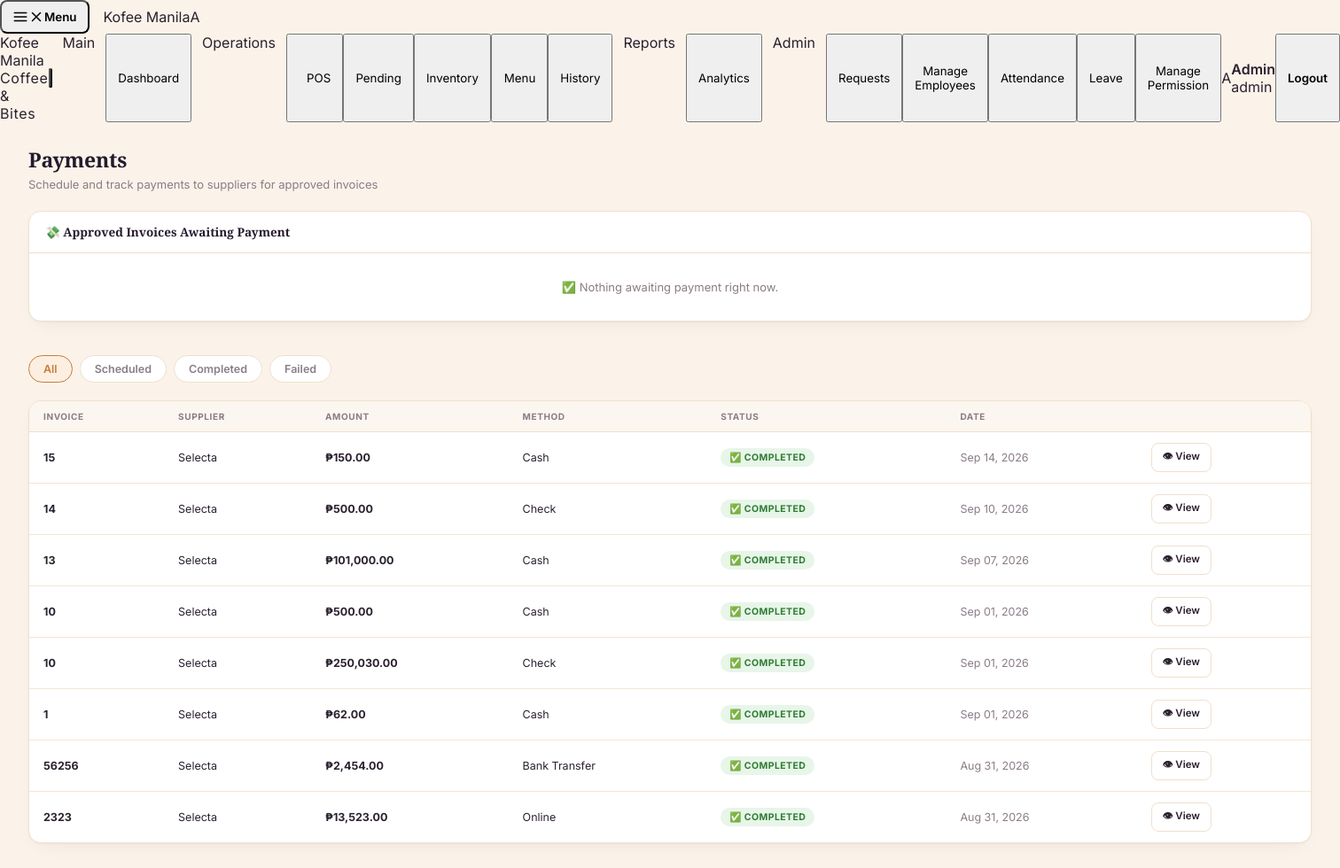
Screenshot of /POS/php/payments.php (signed in) with the database file from the repository.
### tables this page shows
CREATE TABLE `payments` (
  `id` int(11) NOT NULL,
  `invoice_id` int(11) NOT NULL,
  `po_id` int(11) NOT NULL,
  `amount` decimal(12,2) NOT NULL DEFAULT 0.00,
  `payment_method` enum('bank_transfer','check','cash','online') NOT NULL DEFAULT 'bank_transfer',
  `reference_no` varchar(80) DEFAULT NULL,
  `status` enum('scheduled','completed','failed','cancelled') NOT NULL DEFAULT 'scheduled',
  `notes` varchar(255) DEFAULT NULL,
  `paid_by` int(11) NOT NULL,
  `scheduled_at` timestamp NOT NULL DEFAULT current_timestamp(),
  `completed_at` datetime DEFAULT NULL
);

CREATE TABLE `invoices` (
  `id` int(11) NOT NULL,
  `po_id` int(11) NOT NULL,
  `supplier_id` int(11) NOT NULL,
  `invoice_number` varchar(60) NOT NULL,
  `invoice_date` date DEFAULT NULL,
  `due_date` date DEFAULT NULL,
  `subtotal` decimal(12,2) NOT NULL DEFAULT 0.00,
  `tax_amount` decimal(12,2) NOT NULL DEFAULT 0.00,
  `total_amount` decimal(12,2) NOT NULL DEFAULT 0.00,
  `status` enum('pending','matched','disputed','approved','paid','cancelled') NOT NULL DEFAULT 'pending',
  `match_notes` varchar(255) DEFAULT NULL,
  `uploaded_by` int(11) NOT NULL,
  `created_at` timestamp NOT NULL DEFAULT current_timestamp()
);

CREATE TABLE `suppliers` (
  `id` int(11) NOT NULL,
  `user_id` int(11) DEFAULT NULL,
  `name` varchar(150) NOT NULL,
  `contact_person` varchar(120) DEFAULT NULL,
  `email` varchar(120) DEFAULT NULL,
  `phone` varchar(30) DEFAULT NULL,
  `address` varchar(255) DEFAULT NULL,
  `status` enum('active','inactive') NOT NULL DEFAULT 'active',
  `rating_avg` decimal(3,2) DEFAULT NULL,
  `rating_count` int(11) NOT NULL DEFAULT 0,
  `created_at` timestamp NOT NULL DEFAULT current_timestamp()
);

### POS/includes/permissions.php (called while the page is built, shortened)
<?php
function has_permission(string $perm_key): bool {
    $roles = [];
    if (!empty($_SESSION['roles']) && is_array($_SESSION['roles'])) {
        $roles = $_SESSION['roles'];
    } elseif (!empty($_SESSION['role'])) {
        $roles = [$_SESSION['role']];
    }
    if (in_array('admin', $roles, true)) {
        return true;
    }
    return false;
}
?>

### POS/includes/procurement_helpers.php (called while the page is built, shortened)
<?php
function php_currency(float $amount): string {
    return '₱' . number_format($amount, 2);
}
function status_badge(string $status): string {
    $map = [
        'pending'      => '⏳ Pending',
        'approved'     => '✅ Approved',
        'rejected'     => '❌ Rejected',
        'sourcing'     => '🔍 Sourcing',
        'awarded'      => '🏆 Awarded',
        'closed'       => '🔒 Closed',
        'draft'        => '📝 Draft',
        'sent'         => '📨 Sent',
        'acknowledged' => '👍 Acknowledged',
        'delivered'    => '📦 Delivered',
        'cancelled'    => '🚫 Cancelled',
        'partial'      => '⚠️ Partial',
        'complete'     => '✅ Complete',
        'discrepancy'  => '⚠️ Discrepancy',
        'matched'      => '✅ Matched',
        'disputed'     => '⚠️ Disputed',
        'paid'         => '💸 Paid',
        'scheduled'    => '🗓️ Scheduled',
        'completed'    => '✅ Completed',
        'failed'       => '❌ Failed',
        'submitted'    => '📤 Submitted',
        'shortlisted'  => '⭐ Shortlisted',
        'selected'     => '🏆 Selected',
        'open'         => '🔓 Open',
    ];
    return $map[$status] ?? ucfirst($status);
}

### POS/php/payments.php (the view, shortened to what this page needs)
<?php
require_once '../includes/auth.php';
require_once '../includes/permissions.php';
require_once '../includes/procurement_helpers.php';
$pdo   = get_db();
$new_invoice = null;
$payment = null;
$awaiting_stmt = $pdo->query("
    SELECT i.id, i.invoice_number, i.total_amount, s.name AS supplier_name
    FROM invoices i JOIN suppliers s ON s.id = i.supplier_id
    WHERE i.status = 'approved'
    ORDER BY i.due_date IS NULL, i.due_date ASC
");
$awaiting = $awaiting_stmt->fetchAll();
$filter = $_GET['status'] ?? 'all';
$where  = '1=1'; $params = [];
$list_stmt = $pdo->prepare("
    SELECT p.*, i.invoice_number, s.name AS supplier_name
    FROM payments p JOIN invoices i ON i.id = p.invoice_id JOIN suppliers s ON s.id = i.supplier_id
    WHERE $where ORDER BY p.scheduled_at DESC
");
$list_stmt->execute($params);
$payments = $list_stmt->fetchAll();
?>
<!DOCTYPE html>
<html lang="en">
<head>
  <link rel="stylesheet" href="../css/style.css"/>
  <link rel="stylesheet" href="../css/sidebar.css"/>
</head>
<body>
<?php include("../includes/sidebar.php"); ?>
<div id="page-payments" class="page active">
  <div class="page-header">
    <div>
      <h1>Payments</h1>
      <p>Schedule and track payments to suppliers for approved invoices</p>
    </div>
  </div>
  <div class="page-body">
    <?php if ($new_invoice): ?>
      <div class="table-card" style="padding:20px 22px;max-width:520px">
        <h2>Schedule Payment</h2>
        <p class="muted-cell" style="margin-bottom:16px">Invoice <?= htmlspecialchars($new_invoice['invoice_number']) ?> · <?= htmlspecialchars($new_invoice['supplier_name']) ?> · PO #<?= str_pad($new_invoice['po_id'],5,'0',STR_PAD_LEFT) ?></p>
        <form method="POST" id="schedule-payment-form">
          <input type="hidden" name="action" value="schedule"/>
          <input type="hidden" name="invoice_id" value="<?= $new_invoice['id'] ?>"/>
          <label style="font-size:12.5px;display:block;margin-bottom:12px">Amount (₱) <span style="color:var(--red)">*</span>
            <input class="field-input" type="number" step="0.01" min="0.01" name="amount" id="pay-amount" value="<?= $new_invoice['total_amount'] ?>" required style="margin-top:4px"/>
          </label>
          <label style="font-size:12.5px;display:block;margin-bottom:12px">Payment Method
            <select class="field-input" name="payment_method" style="margin-top:4px">
              <option value="bank_transfer">Bank Transfer</option>
              <option value="check">Check</option>
              <option value="cash">Cash</option>
              <option value="online">Online</option>
            </select>
          </label>
          <label style="font-size:12.5px;display:block;margin-bottom:12px">Reference No.
            <input class="field-input" type="text" name="reference_no" placeholder="e.g. bank transaction ID" style="margin-top:4px"/>
          </label>
          <label style="font-size:12.5px;display:block;margin-bottom:16px">Notes
            <textarea class="field-input" name="notes" style="margin-top:4px;width:100%;min-height:60px"></textarea>
          </label>
          <div style="text-align:right;display:flex;gap:10px;justify-content:flex-end">
            <a href="payments.php" class="btn-cancel">Cancel</a>
            <button type="submit" class="btn-save" id="schedule-pay-btn">🗓️ Schedule Payment</button>
          </div>
        </form>
      </div>
    <?php else: ?>
      <?php if (has_permission('procurement.payment.process')): ?>
      <div class="table-card" style="padding:0;margin-bottom:18px;overflow:hidden">
  <div style="display:flex;align-items:center;justify-content:space-between;padding:14px 18px;border-bottom:1.5px solid var(--border)">
    <h3 style="font-size:13.5px;font-weight:700;color:var(--espresso);display:flex;align-items:center;gap:6px;margin:0">
      💸 Approved Invoices Awaiting Payment
    </h3>
  </div>
  <?php if (empty($awaiting)): ?>
    <div style="padding:30px 18px;text-align:center;color:var(--text-muted);font-size:13px">
      ✅ Nothing awaiting payment right now.
    </div>
  <?php endif; ?>
</div>
      <?php endif; ?>
      <div class="filter-bar" style="padding:0">
        <a href="payments.php" class="filter-pill <?= $filter==='all'?'active':'' ?>">All</a>
        <a href="payments.php?status=scheduled" class="filter-pill <?= $filter==='scheduled'?'active':'' ?>">Scheduled</a>
        <a href="payments.php?status=completed" class="filter-pill <?= $filter==='completed'?'active':'' ?>">Completed</a>
        <a href="payments.php?status=failed" class="filter-pill <?= $filter==='failed'?'active':'' ?>">Failed</a>
      </div>
      <div class="table-scroll-wrapper">
        <table>
          <thead><tr><th>Invoice</th><th>Supplier</th><th>Amount</th><th>Method</th><th>Status</th><th>Date</th><th></th></tr></thead>
          <tbody>
          <?php if (empty($payments)): ?>
            <tr class="empty-row"><td colspan="7">🫙 No payments recorded yet.</td></tr>
          <?php else: foreach ($payments as $p): ?>
            <tr>
              <td style="font-weight:700"><?= htmlspecialchars($p['invoice_number']) ?></td>
              <td><?= htmlspecialchars($p['supplier_name']) ?></td>
              <td style="font-weight:700"><?= php_currency($p['amount']) ?></td>
              <td><?= ucwords(str_replace('_',' ',$p['payment_method'])) ?></td>
              <td><span class="status-badge status-<?= $p['status']==='completed'?'approved':($p['status']==='failed'?'rejected':'pending') ?>"><?= status_badge($p['status']) ?></span></td>
              <td class="muted-cell"><?= date('M d, Y', strtotime($p['scheduled_at'])) ?></td>
              <td><button class="act-btn" onclick="window.location.href='payments.php?id=<?= $p['id'] ?>'">👁 View</button></td>
            </tr>
          <?php endforeach; endif; ?>
          </tbody>
        </table>
      </div>
    <?php endif; ?>
  </div>
</div>
</body>
</html>

### POS/css/style.css (style rules this page uses)
:root { --espresso: #241A2E; --espresso-deep: #181120; --espresso-mid: #2f2238; --caramel: #C97B3D; --caramel-light: #E6A25C; --latte: #EFE0CC; --cream: #FBF3E9; --accent: var(--caramel); --accent-lt: #FCEFE1; --bg: var(--cream); --card-bg: #FFFFFF; --border: var(--latte); --text-main: #2B2130; --text-muted: #8B7C88; --sidebar-w: 248px; --green: #2e7d32; --green-lt: #e8f5e9; --red: #c62828; --red-lt: #fdecea; --blue: #1565c0; --blue-lt: #e3f2fd; --amber: #b3691a; --amber-lt: #fdf0e2; --radius-sm: 8px; --radius: 14px; --radius-lg: 20px; --shadow-card: 0 1px 2px rgba(43,33,48,.04), 0 8px 24px -12px rgba(43,33,48,.10); --shadow-pop: 0 20px 50px -12px rgba(24,17,32,.35); }
*, *::before, *::after { box-sizing: border-box; margin: 0; padding: 0; }
html { -webkit-text-size-adjust: 100%; }
body { font-family: 'Inter', sans-serif; background: var(--bg); color: var(--text-main); min-height: 100vh; -webkit-font-smoothing: antialiased; }
a { color: inherit; text-decoration: none; }
button { font-family: inherit; cursor: pointer; }
h1, h2, h3, .font-display { font-family: 'Playfair Display', serif; }
.page, .pages { min-height: 100vh; display: flex; flex-direction: column; }
.page-header { padding: 26px 32px 4px; flex-shrink: 0; display: flex; align-items: flex-start; justify-content: space-between; gap: 16px; flex-wrap: wrap; }
.page-header h1 { font-size: 23px; font-weight: 700; letter-spacing: -.01em; color: var(--espresso); }
.page-header p { font-size: 13px; color: var(--text-muted); margin-top: 4px; font-family: 'Inter', sans-serif; }
.page-body { flex: 1; overflow-y: auto; padding: 18px 32px 32px; display: flex; flex-direction: column; gap: 20px; }
.badge, .status-badge { display: inline-flex; align-items: center; gap: 5px; padding: 4px 10px; border-radius: 999px; font-size: 10.5px; font-weight: 700; text-transform: uppercase; letter-spacing: .04em; white-space: nowrap; }
.badge-dine, .badge-take, .badge-delivery, .badge-complete, .badge-pending, .status-active, .status-pending, .status-approved, .status-rejected, .status-completed, .status-blocked, .status-on_hold, .status-cancelled { background: var(--accent-lt); color: var(--caramel); }
.badge-dine, .status-approved, .badge-complete, .status-active, .status-completed { background: var(--green-lt); color: var(--green); }
.stat-card, .table-card, .recent-section, .card { background: var(--card-bg); border: 1.5px solid var(--border); border-radius: var(--radius); box-shadow: var(--shadow-card); }
.table-card, .table-scroll-wrapper { overflow: hidden; border-radius: var(--radius); }
.table-scroll-wrapper { overflow-x: auto; background: var(--card-bg); border: 1.5px solid var(--border); box-shadow: var(--shadow-card); }
table { width: 100%; border-collapse: collapse; }
thead th, .recent-table th { padding: 11px 16px; font-size: 10px; font-weight: 700; color: var(--text-muted); text-transform: uppercase; letter-spacing: .06em; text-align: left; background: #FBF6EF; border-bottom: 1.5px solid var(--border); }
tbody td, .recent-table td { padding: 12px 16px; font-size: 12.5px; border-bottom: 1px solid #F2E6D6; vertical-align: middle; }
tbody tr:last-child td { border-bottom: none; }
.muted-cell { color: var(--text-muted); }
.filter-bar { display: flex; gap: 8px; padding: 14px 32px 0; flex-wrap: wrap; }
.filter-btn, .filter-pill { border: 1.5px solid var(--border); background: #fff; color: var(--text-muted); border-radius: 999px; padding: 7px 16px; font-size: 12.5px; font-weight: 600; transition: all .15s ease; }
.filter-btn.active, .filter-pill.active, .filter-btn:hover, .filter-pill:hover { border-color: var(--caramel); color: var(--caramel); background: var(--accent-lt); }
.act-btn { border: 1.5px solid var(--border); background: #fff; border-radius: var(--radius-sm); padding: 6px 12px; font-size: 11.5px; font-weight: 600; color: var(--text-main); }

### rows the page displays
payments: invoice.invoice_number "15", suppliers.name "Selecta", amount "₱150.00", payment_method "Cash", status "✅ COMPLETED", scheduled_at "Sep 14, 2026"
payments: invoice.invoice_number "14", suppliers.name "Selecta", amount "₱500.00", payment_method "Check", status "✅ COMPLETED", scheduled_at "Sep 10, 2026"
payments: invoice.invoice_number "13", suppliers.name "Selecta", amount "₱101,000.00", payment_method "Cash", status "✅ COMPLETED", scheduled_at "Sep 07, 2026"
payments: invoice.invoice_number "10", suppliers.name "Selecta", amount "₱500.00", payment_method "Cash", status "✅ COMPLETED", scheduled_at "Sep 01, 2026"
payments: invoice.invoice_number "10", suppliers.name "Selecta", amount "₱250,030.00", payment_method "Check", status "✅ COMPLETED", scheduled_at "Sep 01, 2026"
payments: invoice.invoice_number "1", suppliers.name "Selecta", amount "₱62.00", payment_method "Cash", status "✅ COMPLETED", scheduled_at "Sep 01, 2026"
payments: invoice.invoice_number "56256", suppliers.name "Selecta", amount "₱2,454.00", payment_method "Bank Transfer", status "✅ COMPLETED", scheduled_at "Aug 31, 2026"
payments: invoice.invoice_number "2323", suppliers.name "Selecta", amount "₱13,523.00", payment_method "Online", status "✅ COMPLETED", scheduled_at "Aug 31, 2026"

### other values shown
$initials "A"
$user['firstname'] ?: $user['username'] "Admin"
implode(' + ', $roles) "admin"
